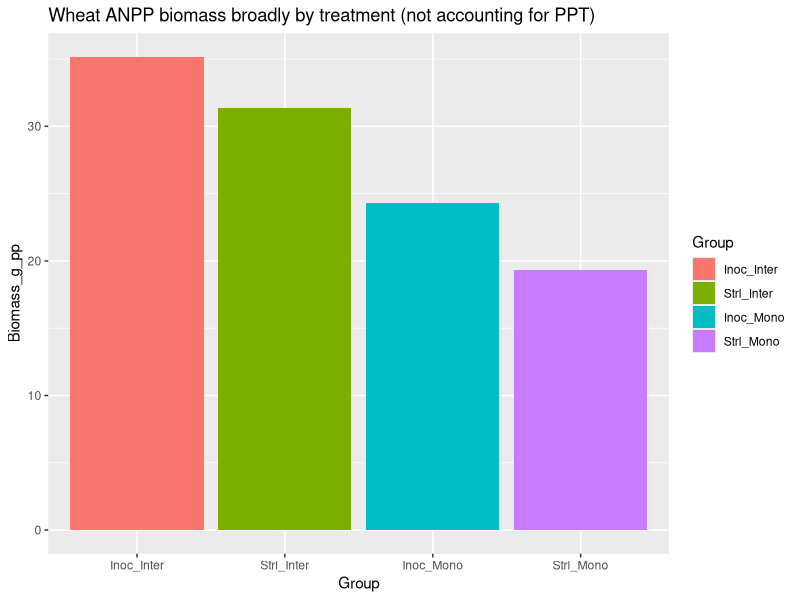
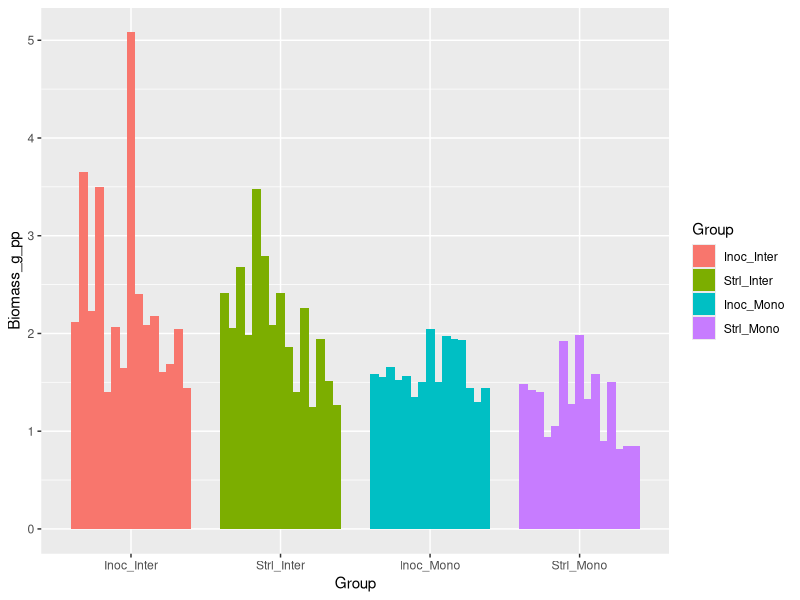

Source code (R) for these figures, in order: (Note: this script raises an error after producing the figures.)
## ---- chunk 1
knitr::opts_chunk$set(echo = TRUE)
## ---- chunk 2

library(tidyverse)
library(broom)
library(knitr)
## ---- chunk 3
# Loading in data to explore
ANPP <- read.csv("Biomass/ANPP_Wheat_Weights.csv")

ANPP <- ANPP %>%
  mutate(
    Inoculation = factor(Inoculation),
    Polyculture = factor(Polyculture),
    Group = interaction(Inoculation, Polyculture, sep = "_")
  )

## ---- chunk 4
# Without sorting by ppt at all

ggplot(ANPP, aes(x = Group, y = Biomass_g_pp, fill = Group)) + 
  geom_col() +
  ggtitle("Wheat ANPP biomass broadly by treatment (not accounting for PPT)")

## ---- chunk 5
# With each bar individual; as you can see there is a lot of variation, hopefully due to ppt

ANPP <- read.csv("Biomass/ANPP_Wheat_Weights.csv")

ANPP <- ANPP %>%
  mutate(
    Inoculation = factor(Inoculation),
    Polyculture = factor(Polyculture),
    Group = interaction(Inoculation, Polyculture, sep = "_"),
    Rep = factor(row_number())
  )

ggplot(ANPP, aes(x = Group, y = Biomass_g_pp, fill = Group)) +
  geom_col(aes(group = Rep), position = position_dodge(width = 0.8))

## ---- chunk 6
knitr::include_graphics("Biomass/ANPP/expected.png")
## ---- chunk 7
# With each bar individual and ppt

ANPP <- read.csv("Biomass/ANPP_Wheat_Weights.csv")

ANPP <- ANPP %>%
  mutate(
    Inoculation = factor(Inoculation),
    Polyculture = factor(Polyculture),
    Water = factor(Water, levels = c("Control", "Moderate", "Severe")),
    Group = interaction(Inoculation, Polyculture, sep = "_")
  )

ggplot(ANPP, aes(x = Group, y = Biomass_g_pp, fill = Water)) +
  geom_col(position = "dodge") +
  ggtitle("Wheat ANPP biomass by PPT and treatments")

## ---- chunk 8

# Bar graph looking at water with the individual points plotted on trop
ggplot(ANPP, aes(x = Water, y = Biomass_g_pp)) +
  stat_summary(fun = mean, geom = "col", width = 0.6) +
  geom_jitter(width = 0.15, alpha = 0.6) +
  ggtitle("ANPP biomass by PPT, all treatments")


## ---- chunk 9
# The same thing (kind of) but as a boxplot with the scattered points

#This code is redundant but good for copy paste later?
ANPP <- ANPP %>%
  mutate(
    Water = factor(Water, levels = c("Control", "Moderate", "Severe"))
  )

# The plot
ggplot(ANPP, aes(x = Water, y = Biomass_g_pp)) +
  geom_boxplot(outlier.shape = NA) +
  geom_jitter(width = 0.15, alpha = 0.6) +
  ggtitle("ANPP biomass by PPT, all treatments")
## ---- chunk 10
# Looking at just monocropped

ANPP <- ANPP %>%
  mutate(
    Water = factor(Water, levels = c("Control", "Moderate", "Severe")),
    Inoculation = factor(Inoculation),
    Polyculture = factor(Polyculture)
  )

ANPP_inter <- ANPP %>%
  filter(Polyculture == "Mono")

ggplot(ANPP_inter, aes(x = Water, y = Biomass_g_pp)) +
  geom_boxplot(outlier.shape = NA) +
  geom_jitter(width = 0.15, alpha = 0.6) +
  ggtitle("ANPP biomass by PPT, Monocropped treatments only")

## ---- chunk 11
# Looking at just intercropped

ANPP <- ANPP %>%
  mutate(
    Water = factor(Water, levels = c("Control", "Moderate", "Severe")),
    Inoculation = factor(Inoculation),
    Polyculture = factor(Polyculture)
  )

ANPP_inter <- ANPP %>%
  filter(Polyculture == "Inter")

ggplot(ANPP_inter, aes(x = Water, y = Biomass_g_pp)) +
  geom_boxplot(outlier.shape = NA) +
  geom_jitter(width = 0.15, alpha = 0.6) + 
  ggtitle("ANPP biomass by PPT, Intercropped treatments only")
## ---- chunk 12
# Splitting it by crop treatment

ANPP <- ANPP %>%
  mutate(
    Water       = factor(Water, levels = c("Control", "Moderate", "Severe")),
    Inoculation = factor(Inoculation, levels = c("Strl", "Inoc")),
    Polyculture = factor(Polyculture, levels = c("Inter", "Mono"))
  )

ggplot(ANPP, aes(x = Water, y = Biomass_g_pp, fill = Inoculation)) +
  geom_boxplot(
    outlier.shape = NA,
    position = position_dodge(width = 0.8)
  ) +
  geom_point(
    aes(color = Inoculation),
    alpha = 0.6,
    size = 1.8,
    position = position_dodge(width = 0.8)
  ) +
  facet_wrap(~ Polyculture) +
  theme_bw() +
  labs(
    x = "Water treatment",
    y = "Biomass (g)"
  ) +
  ggtitle("Both Intercropped and Monoculture ANPP biomass by PPT")


## ---- chunk 13
# Check of distributions
ggplot(ANPP, aes(x = Inoculation, y = Biomass_g_pp)) +
  geom_boxplot() +
  geom_jitter(width = 0.15, alpha = 0.6) +
  facet_wrap(~ Water) +
  theme_bw() +
  ggtitle("ANPP biomass by inoculation status")

# Q–Q plots of residuals
ggplot(ANPP, aes(sample = Biomass_g_pp)) +
  stat_qq() +
  stat_qq_line() +
  facet_wrap(~ Inoculation + Water) +
  theme_bw() +
  ggtitle("QQ plot of residuals for inoc status")

## ---- chunk 14

# Load + clean
ANPP <- ANPP %>%
  mutate(
    Inoculation = factor(Inoculation, levels = c("Strl", "Inoc")),
    Polyculture = factor(Polyculture, levels = c("Mono", "Inter")),
    Water = factor(Water, levels = c("Control", "Moderate", "Severe"))
  ) %>%
  filter(!is.na(Biomass_g_pp))

# Descriptive statistics
desc_stats <- function(x) {
  tibble(
    n      = sum(!is.na(x)),
    mean   = mean(x, na.rm = TRUE),
    sd     = sd(x, na.rm = TRUE),
    se     = sd(x, na.rm = TRUE) / sqrt(sum(!is.na(x))),
    median = median(x, na.rm = TRUE),
    q25    = quantile(x, 0.25, na.rm = TRUE, names = FALSE),
    q75    = quantile(x, 0.75, na.rm = TRUE, names = FALSE),
    iqr    = IQR(x, na.rm = TRUE),
    min    = min(x, na.rm = TRUE),
    max    = max(x, na.rm = TRUE)
  )
}

# Each of the 4 treatments within each Water level
summary_4treat_by_water <- ANPP %>%
  group_by(Water, Inoculation, Polyculture) %>%
  summarise(desc_stats(Biomass_g_pp), .groups = "drop")

# Inoculation only (fold inter/mono together), within each Water
summary_inoc_by_water <- ANPP %>%
  group_by(Water, Inoculation) %>%
  summarise(desc_stats(Biomass_g_pp), .groups = "drop")

# Polyculture only (fold inoc/strl together), within each Water
summary_poly_by_water <- ANPP %>%
  group_by(Water, Polyculture) %>%
  summarise(desc_stats(Biomass_g_pp), .groups = "drop")

# Oerall summaries across Water (all data)
summary_4treat_overall <- ANPP %>%
  group_by(Inoculation, Polyculture) %>%
  summarise(desc_stats(Biomass_g_pp), .groups = "drop")

summary_inoc_overall <- ANPP %>%
  group_by(Inoculation) %>%
  summarise(desc_stats(Biomass_g_pp), .groups = "drop")

summary_poly_overall <- ANPP %>%
  group_by(Polyculture) %>%
  summarise(desc_stats(Biomass_g_pp), .groups = "drop")


# Looking at them as tables
summary_4treat_by_water
summary_inoc_by_water
summary_poly_by_water

# Saving these as csvs

write.csv(summary_4treat_by_water,
          file.path(("Biomass/ANPP"), "summary_4treat_by_water.csv"),
          row.names = FALSE)

write.csv(summary_inoc_by_water,
          file.path(("Biomass/ANPP"), "summary_inoc_by_water.csv"),
          row.names = FALSE)

write.csv(summary_poly_by_water,
          file.path(("Biomass/ANPP"), "summary_poly_by_water.csv"),
          row.names = FALSE)

write.csv(summary_4treat_overall,
          file.path(("Biomass/ANPP"), "summary_4treat_overall.csv"),
          row.names = FALSE)

write.csv(summary_inoc_overall,
          file.path(("Biomass/ANPP"), "summary_inoc_overall.csv"),
          row.names = FALSE)

write.csv(summary_poly_overall,
          file.path(("Biomass/ANPP"), "summary_poly_overall.csv"),
          row.names = FALSE)


## ---- chunk 15
# These statistics were Chat GPT and should be verified

# P-VALUES: Simple comparisons within each Water ----
# Welch t-tests are robust to unequal variances (default in t.test)

# a) Inoculation effect within each Water (folding Polyculture)
ttest_inoc_within_water <- ANPP %>%
  group_by(Water) %>%
  do(tidy(t.test(Biomass_g_pp ~ Inoculation, data = .))) %>%
  ungroup() %>%
  select(Water, estimate1, estimate2, statistic, p.value, conf.low, conf.high, method)

# b) Polyculture effect within each Water (folding Inoculation)
ttest_poly_within_water <- ANPP %>%
  group_by(Water) %>%
  do(tidy(t.test(Biomass_g_pp ~ Polyculture, data = .))) %>%
  ungroup() %>%
  select(Water, estimate1, estimate2, statistic, p.value, conf.low, conf.high, method)

# ---- 3-way factorial model (lets you test interactions) ----
# If your data are fairly normal-ish, this is a strong default.
fit_aov <- aov(Biomass_g_pp ~ Inoculation * Polyculture * Water, data = ANPP)
aov_table <- broom::tidy(fit_aov)

# ---- Optional: Nonparametric alternatives (in case assumptions are shaky) ----
# Wilcoxon rank-sum within each Water for Inoculation / Polyculture
wilcox_inoc_within_water <- ANPP %>%
  group_by(Water) %>%
  do(tidy(wilcox.test(Biomass_g_pp ~ Inoculation, data = ., exact = FALSE))) %>%
  ungroup() %>%
  select(Water, statistic, p.value, method)

wilcox_poly_within_water <- ANPP %>%
  group_by(Water) %>%
  do(tidy(wilcox.test(Biomass_g_pp ~ Polyculture, data = ., exact = FALSE))) %>%
  ungroup() %>%
  select(Water, statistic, p.value, method)

# Print these

ttest_inoc_within_water
ttest_poly_within_water

aov_table

# Saving as CSV

write.csv(ttest_inoc_within_water,
          file.path(("Biomass/ANPP/Stats"), "ttest_inoc_within_water.csv"),
          row.names = FALSE)

write.csv(ttest_poly_within_water,
          file.path(("Biomass/ANPP/Stats"), "ttest_poly_within_water.csv"),
          row.names = FALSE)

write.csv(aov_table,
          file.path(("Biomass/ANPP/Stats"), "anova_3way_table.csv"),
          row.names = FALSE)

write.csv(wilcox_inoc_within_water,
          file.path(("Biomass/ANPP/Stats"), "wilcox_inoc_within_water.csv"),
          row.names = FALSE)

write.csv(wilcox_poly_within_water,
          file.path(("Biomass/ANPP/Stats"), "wilcox_poly_within_water.csv"),
          row.names = FALSE)


